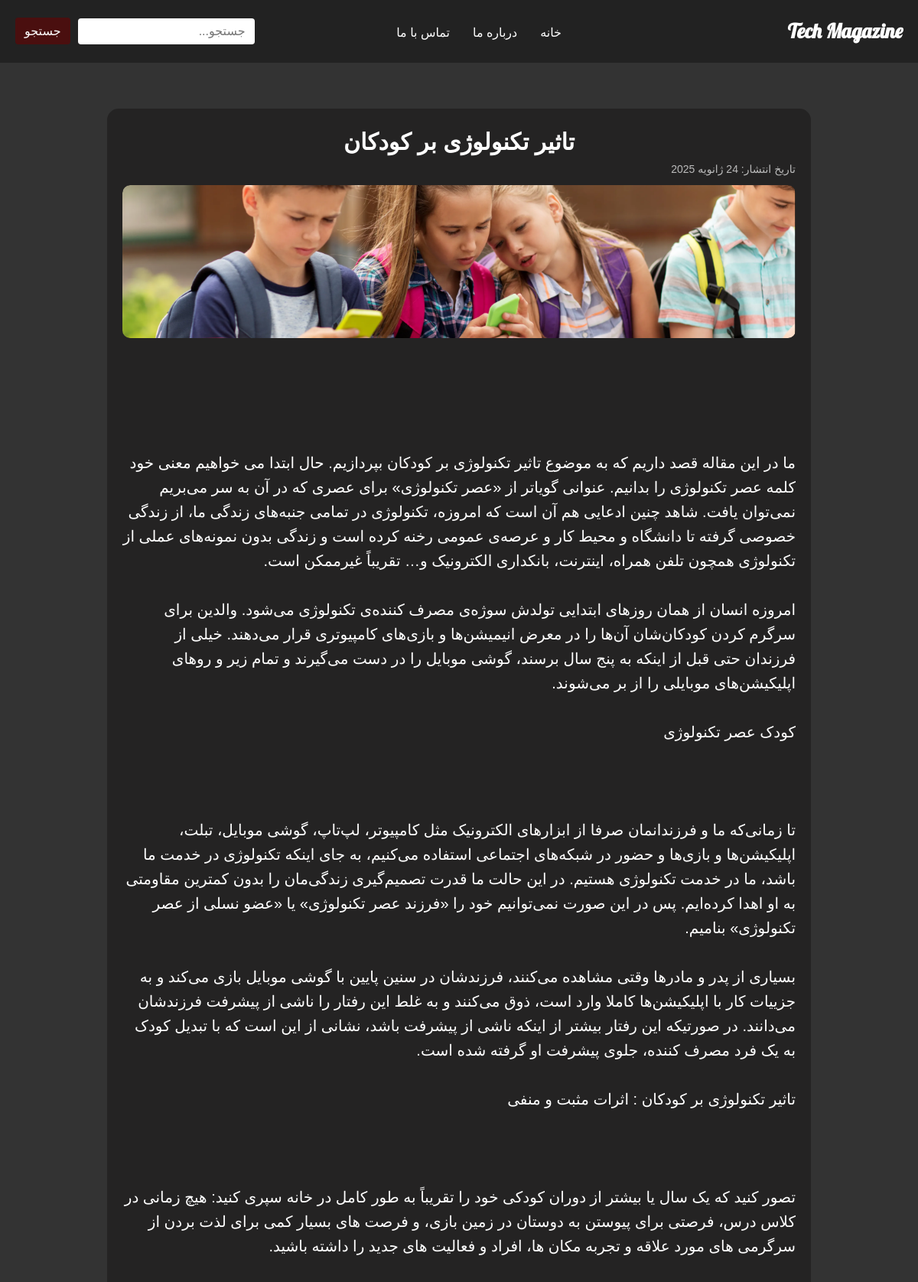
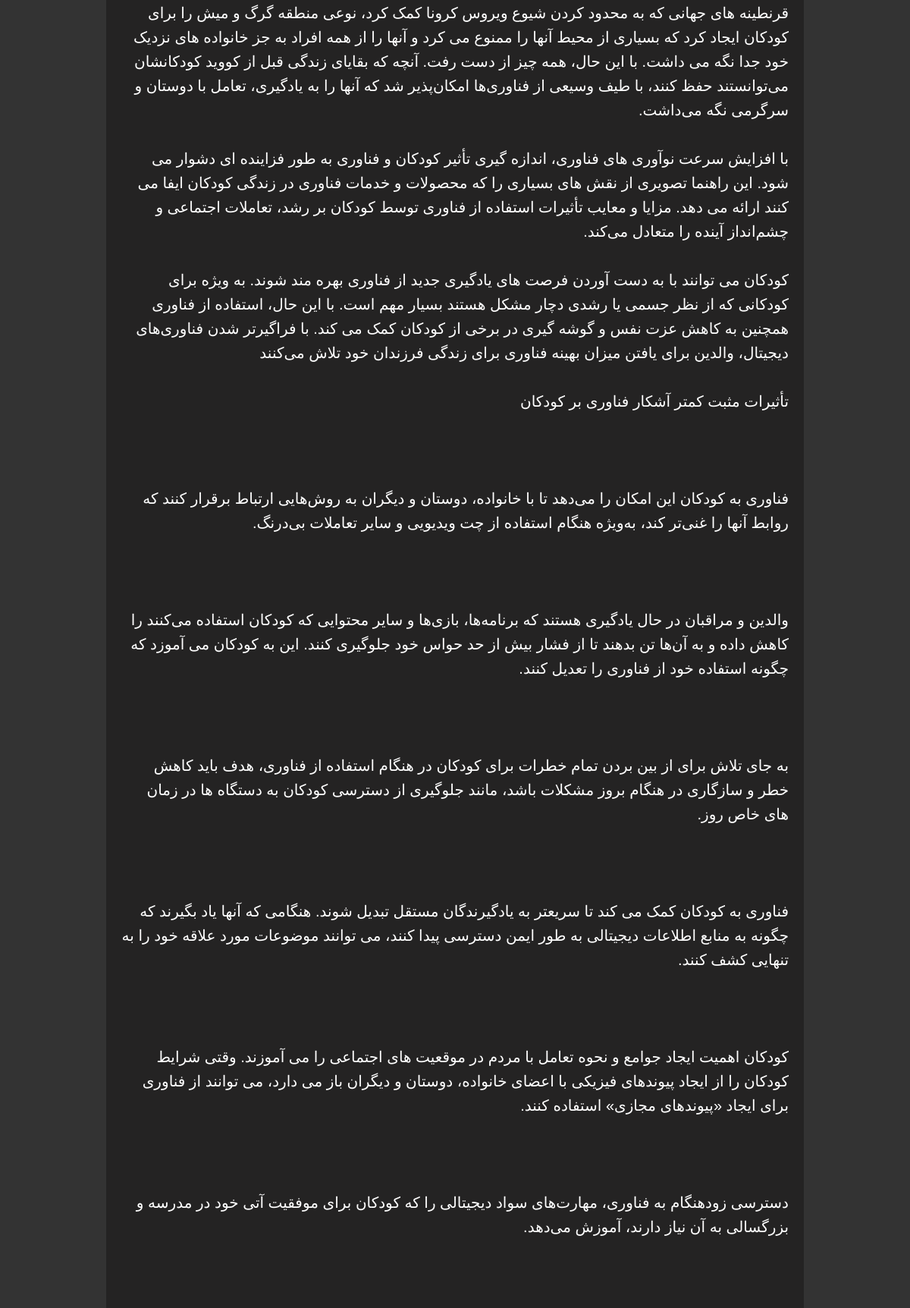
Screenshot of /article/2/ (upper part) with the database file from the repository (2 pictures, top to bottom).
### blog/models.py (models this page shows, shortened)
class Article(models.Model):
    title = models.CharField(max_length=200)
    body = models.TextField()
    author = models.ForeignKey(
        settings.AUTH_USER_MODEL,  # اشاره به مدل کاربری سفارشی
        on_delete=models.CASCADE,  # حذف مقالات هنگام حذف کاربر
        related_name='articles',  # دسترسی به مقالات از طریق کاربر
    )
    publish_date = models.DateTimeField(auto_now_add=True)
    views = models.PositiveIntegerField(default=0)  # شمارنده بازدید
    sources = models.TextField(blank=True, null=True)  # منابع
    image = models.ImageField(upload_to='article_images/', blank=True, null=True)  # تصویر
    slug = models.SlugField(unique=True, blank=True)  # امکان خالی بودن در فرم
    def save(self, *args, **kwargs):
        self.body = self.body.replace('\n', '<br>')
        super().save(*args, **kwargs)  # ذخیره در دیتابیس

### blog/views.py (the view)
# urls.py: path('article/<int:id>/', views.article_detail, name='article_detail'),  # جزئیات مقالات
def article_detail(request, id):
    article = get_object_or_404(Article, id=id)
    article.views += 1
    article.save()
    if request.method == "POST":
        form = CommentForm(request.POST)
        if form.is_valid():
            comment = form.save(commit=False)
            comment.article = article  # اتصال کامنت به مقاله مربوطه
            comment.save()  # ذخیره کامنت در پایگاه داده
            return redirect('article_detail', id=article.id)
    else:
        form = CommentForm()
    comments = article.comments.filter(approved=True)
    return render(request, 'blog/article_detail.html', {
        'article': article,
        'form': form,
        'comments': comments,
    })

### blog/forms.py
class CommentForm(forms.ModelForm):
    class Meta:
        model = Comment
        fields = ['name', 'content']  # فیلدهای فرم

### blog/templates/blog/article_detail.html (shortened to what this page needs)
<!DOCTYPE html>
{% load static %}
<html lang="fa" dir="rtl">
<head>
  <link rel="stylesheet" href="{% static 'styles.css' %}">
</head>
<body>
  <header>
    <div class="header-content">
      <div class="right-section">
        <h1>Tech Magazine</h1>
      </div>
      <nav class="center-nav">
        <ul>
          <li><a href="{% url 'home' %}">خانه</a></li>
          <li><a href="{% url 'about' %}">درباره ما</a></li>
          <li><a href="{% url 'contact' %}">تماس با ما</a></li>
        </ul>
      </nav>
      <div class="search">
        <input type="text" placeholder="جستجو...">
        <button>جستجو</button>
      </div>
    </div>
  </header>
<section class="article-detail">
  <div class="container">
    <div class="article-card">
      <h2 class="article-title">{{ article.title }}</h2>
      <p class="date">تاریخ انتشار: {{ article.publish_date|date:"d F Y" }}</p>
      <div class="article-image-container">
        {% if article.image %}
          <img src="{{ article.image.url }}" alt="{{ article.title }}" class="article-image">
        {% else %}
          <img src="{% static 'default.jpg' %}" alt="{{ article.title }}" class="article-image">
        {% endif %}
      </div>
      <div class="article-body">
        {{ article.body|safe }}
      </div>
    </div>
  </div>
</section>
<body class="article-detail-page">
</body>
</html>

### blog/static/styles.css (style rules this page uses)
* { margin: 0; padding: 0; box-sizing: border-box; font-family: 'Arial', sans-serif; }
body { background-color: #333; font-size: 20px; color: #fff; line-height: 1.6; }
.container { width: 80%; margin: 0 auto; }
header { background-color: #222; color: white; padding: 20px 0; }
.header-content { display: flex; justify-content: space-between; align-items: center; max-width: 1600px; margin: 0 auto; padding: 0 20px; }
.right-section h1 { font-size: 26px; font-family: 'Lobster', cursive; text-align: right; margin-right: 50px; margin: 0; }
.center-nav { flex: 1; text-align: center; margin-right: 110px; }
.center-nav ul { list-style: none; display: inline-flex; gap: 30px; padding: 0; margin: 0; }
nav ul li { margin: 0; }
.center-nav ul li a { color: white; text-decoration: none; font-size: 16px; }
.search { display: flex; align-items: center; gap: 10px; }
.search input { padding: 8px 12px; font-size: 16px; border: none; border-radius: 4px; }
.search button { padding: 8px 12px; font-size: 16px; border: none; border-radius: 4px; background-color: rgba(91, 8, 8, 0.705); color: white; cursor: pointer; }
.article-card { background-color: #242323; padding: 20px; border-radius: 15px; text-align: center; transition: transform 0.3s, box-shadow 0.3s; }
.article-card img { width: 100%; height: 200px; object-fit: cover; border-radius: 10px; margin-bottom: 15px; }
.article-card p { font-size: 14px; color: #bbb; margin-bottom: 10px; }
.article-card { background-color: #242323; padding: 20px; border-radius: 15px; text-align: right; direction: rtl; line-height: 1.6; transition: transform 0.3s, box-shadow 0.3s; margin-top: 40px; }
.article-body { white-space: pre-line; }
.article-title { text-align: center; }
.article-image-container { width: 100%; height: 200px; overflow: hidden; border-radius: 10px; margin-bottom: 15px; }
.article-image-container { width: 100%; height: 300px; overflow: hidden; position: relative; }
.article-image { width: 100%; height: 100%; object-fit: cover; object-position: center; }
body { display: flex; flex-direction: column; min-height: 100vh; margin: 0; }
.container { padding: 20px; }

### rows the page displays
Article: title "تاثیر تکنولوژی بر کودکان", publish_date "24 ژانویه 2025", image (picture), body "ما در این مقاله قصد داریم که به موضوع تاثیر تکنولوژی بر کودکان بپردازیم. حال ابتدا می خواهیم معنی خود کلمه عصر تکنولوژی را بدانیم. عنوانی گویاتر از «عصر تکنولوژی» برای عصری که در آن به سر می‌بریم نمی‌توان یافت. شاهد چنین ادعایی هم آن است که امروزه، تکنولوژی در تمامی جنبه‌های زندگی ما، از زندگی خصوصی گرفته تا دانشگاه و محیط کار و عرصه‌ی عمومی رخنه کرده است و زندگی بدون نمونه‌های عملی از تکنولوژی همچون تلفن همراه، اینترنت، بانکداری الکترونیک و… تقریباً غیرممکن است. امروزه انسان از همان روزهای ابتدایی تولدش سوژه‌ی مصرف کننده‌ی تکنولوژی می‌شود. والدین برای سرگرم کردن کودکان‌شان آن‌ها‌ را در معرض انیمیشن‌ها و بازی‌های کامپیوتری قرار می‌دهند. خیلی از فرزندان حتی قبل از اینکه به پنج سال برسند،…"
